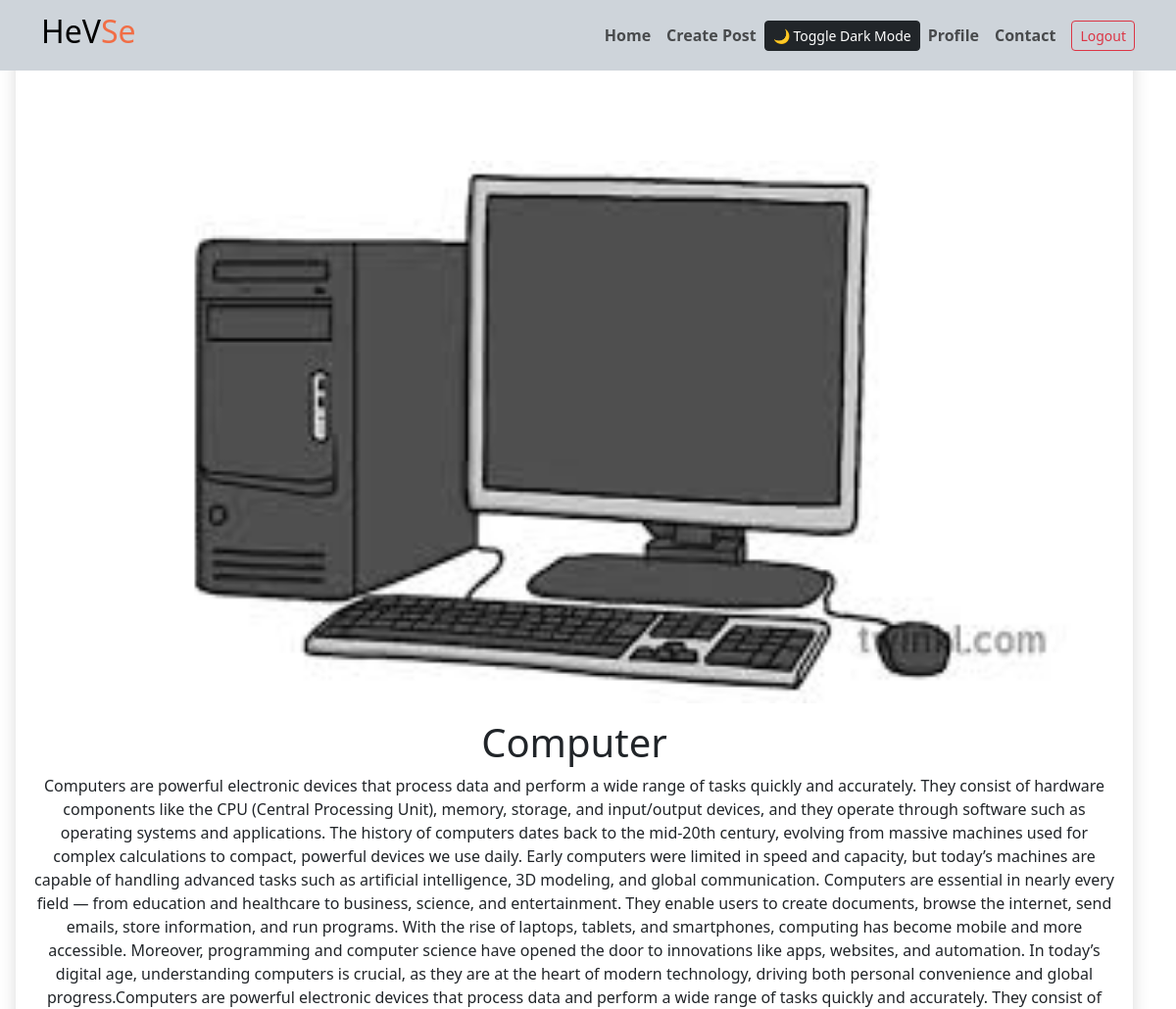
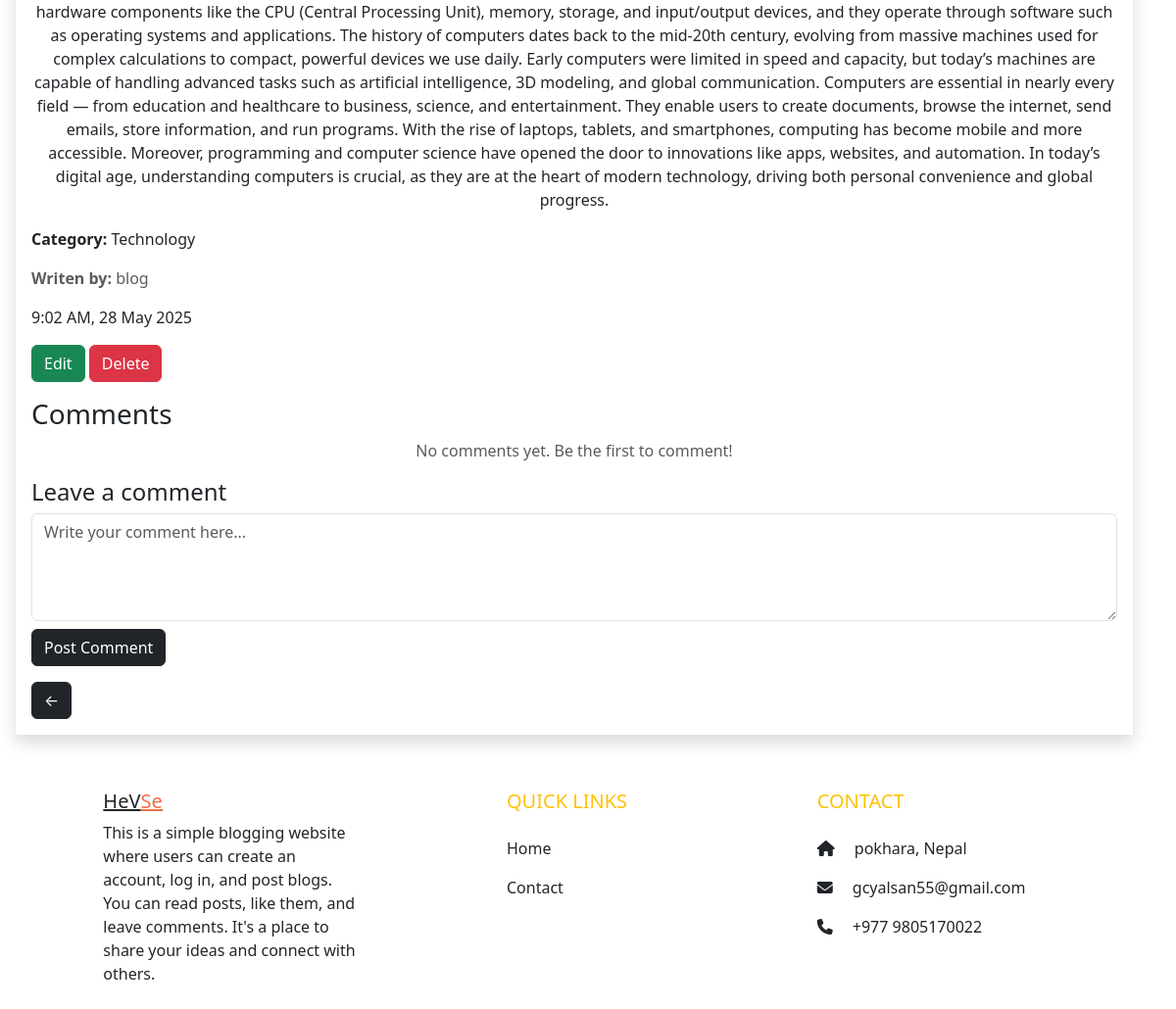
Screenshot of /article/40/ (signed in) with the database file from the repository (2 pictures, top to bottom).
### blog/models.py (models this page shows, shortened)
class Article(models.Model):
    title = models.CharField(max_length=200)
    content = models.TextField()
    author = models.ForeignKey(User, on_delete=models.CASCADE)
    date = models.DateTimeField(auto_now_add=True)
    image = models.ImageField(upload_to='blog_images/', blank=True, null=True)
    category = models.ForeignKey(Category, on_delete=models.CASCADE, related_name='Article')
    likes = models.ManyToManyField(User, related_name='liked_articles', blank=True)

class Category(models.Model):
    name =models.CharField(max_length=100)
    def __str__(self):
        return self.name

### blog/views.py (the view)
# urls.py: path('article/<int:pk>/', views.article_detail, name='article_detail'),
def article_detail(request, pk):
    article = get_object_or_404(Article, pk=pk)
    is_author = request.user.is_authenticated and request.user == article.author
    comments = article.comments.all().order_by('-date_posted')
    if request.method == "POST":
        if is_author and request.headers.get('x-requested-with') == 'XMLHttpRequest':
            if request.POST.get('delete'):
                article.delete()
                return JsonResponse({'status': 'deleted'})
            form = ArticleForm(request.POST, instance=article)
            if form.is_valid():
                form.save()
                return JsonResponse({'status': 'success'})
            else:
                return JsonResponse({'status': 'error', 'errors': form.errors})
        elif request.user.is_authenticated:
            comment_content = request.POST.get('comment', '').strip()
            parent_id = request.POST.get('parent_id')
            if comment_content:
                parent_comment = None
                if parent_id:
                    try:
                        parent_comment = Comment.objects.get(id=parent_id, article=article)
                    except Comment.DoesNotExist:
                        parent_comment = None
                if parent_comment and request.user == article.author:
                    Comment.objects.create(
                        article=article,
                        author=request.user,
                        content=comment_content,
                        parent=parent_comment
                    )
                elif not parent_comment:
                    Comment.objects.create(
                        article=article,
                        author=request.user,
                        content=comment_content
                    )
                return redirect('article_detail', pk=pk)
    else:
        form = ArticleForm(instance=article) if is_author else None
    return render(request, 'article_detail.html', {
        'article': article,
        'form': form,
        'is_author': is_author,
        'comments': comments
    })

### blog/forms.py
class ArticleForm(forms.ModelForm):
    class Meta:
        model = Article
        fields = ['title', 'content', 'category']

### Templates/article_detail.html (shortened to what this page needs)
{% load static %}
 <!DOCTYPE html>
<html lang="en">
<head>
  <link href="https://cdn.jsdelivr.net/npm/bootstrap@5.3.0/dist/css/bootstrap.min.css" rel="stylesheet" />
 <link rel="stylesheet" href='{% static 'style.css' %}'>
</head>
<body>
<div>
 {%include 'header.html'%}
<section class="d-flex">
  <div class="container mt-5 m-3 shadow p-3 mb-4 bg-white">
    <div id="viewContent">
      <div class="#">
        {% if article.image %}
          <img src="{{ article.image.url }}" alt="Post Image" class="" style="width: 100%; margin-top:100px">
        {% endif %}
      </div>
      <h1 class=" text-center mt-3">{{ article.title }}</h1>
      <p class=" text-center">{{ article.content }}</p>
      <p class=""><strong>Category: </strong> {{ article.category.name }}</p>
      <p class="text-muted color-black "><strong> Writen by:</strong> {{ article.author }}</p>
 <p>
      {% load tz %}
          {% timezone "Asia/Kathmandu" %}
            {{ article.date|date:"g:i A, d M Y" }}
          {% endtimezone %}
        </p>
      {% if user == article.author %}
        <button class="btn btn-success " onclick="toggleEdit()">Edit</button>
        <button type="button" class="btn btn-danger" data-bs-toggle="modal" data-bs-target="#deleteModal">Delete</button>
      {% endif %}
    </div>
<h3>Comments</h3>
<div class="comments-list">
  {% for comment in comments %}
    {% if not comment.parent %}
      <div class="mb-3 ">
        <div class="card-body">
          <div class="d-flex justify-content-between align-items-start">
            <div>
              <h6 class="card-title mb-1">{{ comment.author.username }}</h6>
              <p class="card-text mb-1">{{ comment.content }}</p>
              <small class="text-muted">{{ comment.date_posted|date:"d M Y H:i" }}</small>
            </div>
            {% if user == comment.author %}
              <form method="POST" action="{% url 'delete_comment' comment.id %}" class="ms-3">
                {% csrf_token %}
                <button type="submit" class="btn btn-sm btn-danger" onclick="return confirm('Delete this comment?');">
                  Delete
                </button>
              </form>
            {% endif %}
          </div>
          <hr>
          {% if user.is_authenticated %}
            <button class="btn btn-sm btn-link p-0 mt-2 reply-toggle" data-comment-id="{{ comment.id }}">
              Reply
            </button>
            <form method="POST" action="" class="reply-form mt-2" id="reply-form-{{ comment.id }}" style="display:none;">
              {% csrf_token %}
              <textarea name="comment" rows="2" class="form-control mb-2" placeholder="Write your reply..."></textarea>
              <div class="d-flex justify-content-end">
                <button type="submit" class="btn btn-sm btn-primary">Post Reply</button>
              </div>
            </form>
          {% endif %}
          <div class="replies mt-3 ps-4 ">
            {% for reply in comment.replies.all %}
              <div class="card mb-2 reply-card">
                <div class="card-body">
                  <div class="d-flex justify-content-between align-items-start">
                    <div>
                      <h6 class="card-title mb-1">{{ reply.author.username }}</h6>
                      <p class="card-text mb-1">{{ reply.content }}</p>
                      <small class="text-muted">{{ reply.date_posted|date:"d M Y H:i" }}</small>
                    </div>
                    {% if user == reply.author %}
                      <form method="POST" action="{% url 'delete_comment' reply.id %}" class="ms-3">
                        {% csrf_token %}
                        <button type="submit" class="btn btn-sm " onclick="return confirm('Delete this reply?');">
                          Delete
                        </button>
                      </form>
                    {% endif %}
                  </div>
                  {% if user.is_authenticated %}
                    <button class="btn btn-sm btn-link p-0 mt-2 reply-toggle" data-comment-id="{{ reply.id }}">
                      Reply
                    </button>
                    <form method="POST" action="" class="reply-form mt-2" id="reply-form-{{ reply.id }}" style="display:none;">
                      {% csrf_token %}
                      <textarea name="comment" rows="2" class="form-control mb-2" placeholder="Write your reply..."></textarea>
                      <div class="d-flex justify-content-end">
                        <button type="submit" class="btn btn-sm btn-primary">Post Reply</button>
                      </div>
                    </form>
                  {% endif %}
                </div>
              </div>
            {% endfor %}
          </div>
        </div>
      </div>
    {% endif %}
  {% empty %}
    <p class="text-center text-muted">No comments yet. Be the first to comment!</p>
  {% endfor %}
</div>
{% if user.is_authenticated %}
  <h4>Leave a comment</h4>
  <form method="POST" action="">
    <textarea name="comment" rows="4" class="form-control" placeholder="Write your comment here..."></textarea>
    <button type="submit" class="btn btn-dark mt-2">Post Comment</button>
  </form>
{% else %}
  <p><a href="{% url 'login' %}?next={{ request.path }}">Log in</a> to leave a comment.</p>
{% endif %}
    <a href="{% url 'homepage' %}" class="btn	 btn-dark mt-3">← </a>
  </div>
</section>
</div>
  {% include "footer.html" %}
</body>
</html>

### rows the page displays
Article: image (picture), title "Computer", content "Computers are powerful electronic devices that process data and perform a wide range of tasks quickly and accurately. They consist of hardware components like the CPU (Central Processing Unit), memory, storage, and input/output devices, and they operate through software such as operating systems and applications. The history of computers dates back to the mid-20th century, evolving from massive machines used for complex calculations to compact, powerful devices we use daily. Early computers were limited in speed and capacity, but today’s machines are capable of handling advanced tasks such as artificial intelligence, 3D modeling, and global communication. Computers are essential in nearly…", category.name "Technology", author "blog", date "9:02 AM, 28 May 2025"
